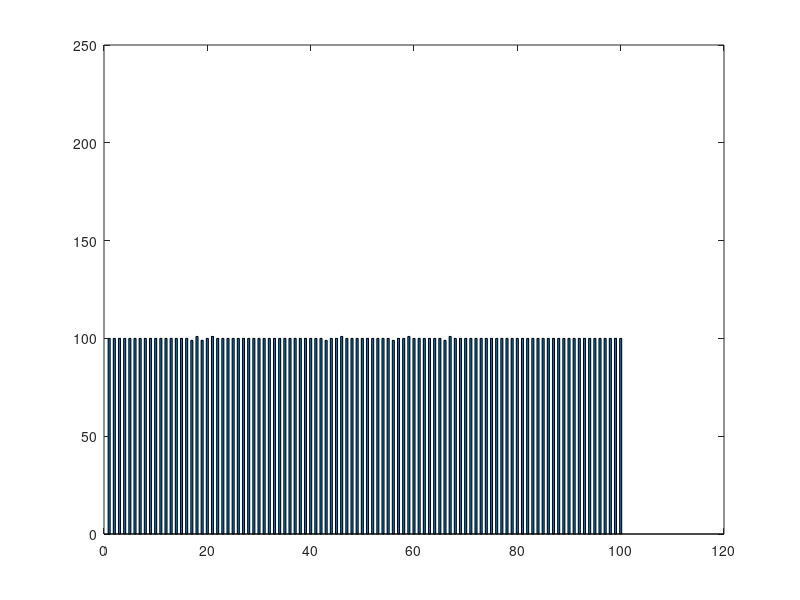

Reproduce this figure in MATLAB. (Note: this script raises an error after producing the figure.)
clc;
clear all;
close all;

particles = csvread("Particles.csv");
temperature = csvread("Temperature.csv");
time_step = 2.0e-8;
step_freq = 5.0e3;
time = 0;
tc = 300;
th = 800;
m = (th - tc) / 100;

index = [1 : 1 : 100];

for i = 1 : size(particles,1)
    time = step_freq * time_step * (i - 1);

    figure();
    set(gcf,'visible','off');
    set(gcf,'position',[10,10,700,700]);
    hold on;
    box on;
    bar(index,particles(i,:),0.4);
    ylim([0,250]);
    xlabel('Grid Cell $\longrightarrow$',Interpreter='latex',FontSize=15);
    ylabel('Number of Simulated Particles $\longrightarrow$',Interpreter='latex',FontSize=15);
    title(sprintf('\\textbf{Number of Simulated Particles at \\boldmath$t = %f$ s}',time),Interpreter='latex',FontSize=18);
    legend({'Number of Simulated Particles'},Interpreter='latex',FontSize=12);
    hold off;
    saveas(gcf,sprintf('Plots/Particles/Particle_%f_sec.svg',time),'svg');

    figure();
    set(gcf,'visible','off');
    set(gcf,'position',[10,10,700,700]);
    hold on;
    box on;
    bar(index,temperature(i,:),0.4);
    plot(index,(tc + m * index),LineWidth=2)
    ylim([0,1000]);
    xlabel('Grid Cell $\longrightarrow$',Interpreter='latex',FontSize=15);
    ylabel('Temperature (in K) $\longrightarrow$',Interpreter='latex',FontSize=15);
    title(sprintf('\\textbf{Temperature (in K) at \\boldmath$t = %f$ s}',time),Interpreter='latex',FontSize=18);
    legend({'Temperature','Analytical Solution'},Interpreter='latex',FontSize=12);
    hold off;
    saveas(gcf,sprintf('Plots/Temperature/Temperature_%f_sec.svg',time),'svg');
end